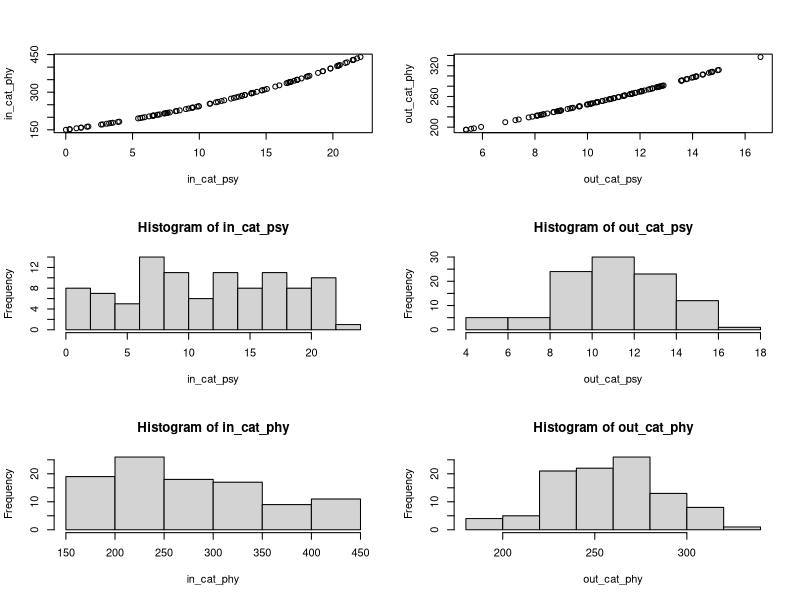

This chart was generated by the following R code:
rm(list=ls())
# transform psych to phys values
# assumes min line length is 150 pixels, weber coefficient is 1.05
psy2phy <- function(n) {
  trans <- ifelse(n==0, 0, 150*1.05^n)
  return(trans)
}

# min psych value
min_psy <- 0
# max psych value
max_psy <- 22.5

# mean & sd for out distribution
out_mean_psy <- max_psy/2
out_sd_psy <- 2.5

# n per category
n <- 100

# sample psych values
in_cat_psy <- runif(n,min_psy,max_psy)
out_cat_psy <- rnorm(n, out_mean_psy, out_sd_psy)

# transform to physical values
in_cat_phy <- psy2phy(in_cat_psy)
out_cat_phy <- psy2phy(out_cat_psy)

# plotting
par(mfrow=c(3,2))
plot(in_cat_psy, in_cat_phy)
plot(out_cat_psy, out_cat_phy)
hist(in_cat_psy); hist(out_cat_psy)
hist(in_cat_phy); hist(out_cat_phy)
